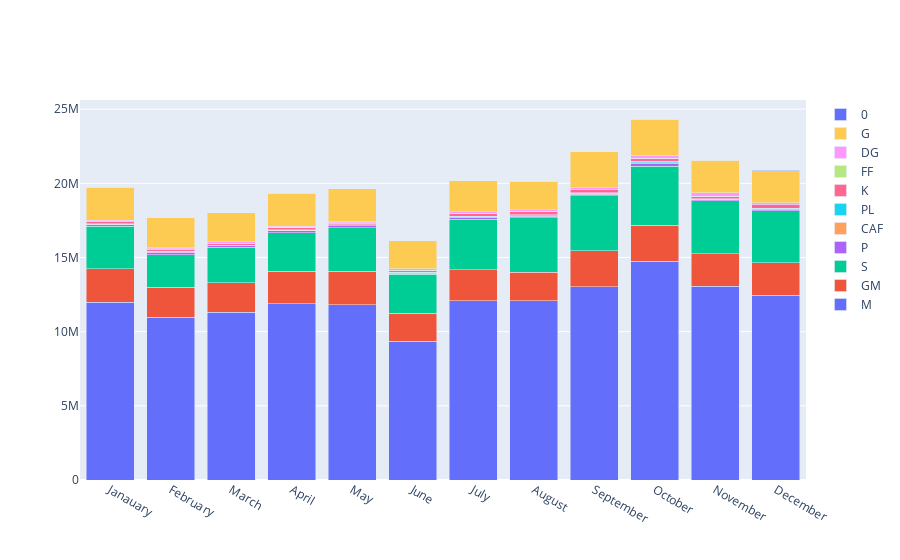

The notebook cell saved with this chart:
### Markdown cell above
## Monthly behaviour in BOUFARIK

### Code cell
month_seas=miniData.groupby(["MONTH","PARTNERCATEGORY_CODE"]).sum().dropna()["TURNOVER"].reset_index()
classes = miniData["PARTNERCATEGORY_CODE"].drop_duplicates().tolist()
data = [month_seas[month_seas["PARTNERCATEGORY_CODE"].str.match(classe)].groupby("MONTH").sum() for classe in classes]

fig = go.Figure(data=[ go.Bar(name=classes[i], x=data[i].index, y=data[i]["TURNOVER"].tolist()) for i in range(len(classes)) ])
# Change the bar mode
fig.update_layout(barmode='stack')
fig.show()

### Figure 1 — Plotly figure (JSON) as saved in the notebook; plotly's stock layout.template omitted (floating-point values rounded to 4 significant figures)
{"data": [{"name": "M", "type": "bar", "x": ["Janauary", "February", "March", "April", "May", "June", "July", "August", "September", "October", "November", "December"], "y": [12000000.0, 10980000.0, 11320000.0, 11880000.0, 11830000.0, 9355000.0, 12090000.0, 12080000.0, 13040000.0, 14740000.0, 13070000.0, 12470000.0]}, {"name": "GM", "type": "bar", "x": ["Janauary", "February", "March", "April", "May", "June", "July", "August", "September", "October", "November", "December"], "y": [2241000.0, 1998000.0, 1967000.0, 2208000.0, 2237000.0, 1875000.0, 2083000.0, 1927000.0, 2408000.0, 2434000.0, 2181000.0, 2180000.0]}, {"name": "S", "type": "bar", "x": ["Janauary", "February", "March", "April", "May", "June", "July", "August", "September", "October", "November", "December"], "y": [2876000.0, 2218000.0, 2395000.0, 2579000.0, 2941000.0, 2633000.0, 3391000.0, 3662000.0, 3718000.0, 3994000.0, 3561000.0, 3511000.0]}, {"name": "P", "type": "bar", "x": ["Janauary", "February", "March", "April", "May", "June", "July", "August", "September", "October", "November", "December"], "y": [116200.0, 163300.0, 98270.0, 133800.0, 119100.0, 85960.0, 125600.0, 118200.0, 108200.0, 138500.0, 91800.0, 103500.0]}, {"name": "CAF", "type": "bar", "x": ["Janauary", "February", "March", "April", "May", "June", "July", "August", "September", "October", "November", "December"], "y": [11712, 10656, 14550.0, 30180, 28390.0, 26210.0, 54340.0, 37122, 50650.0, 90240.0, 21650.0, 23544]}, {"name": "PL", "type": "bar", "x": ["Janauary", "February", "March", "April", "May", "June", "July", "August", "September", "October", "November", "December"], "y": [32670.0, 36950.0, 32130.0, 31650.0, 44940.0, 30830.0, 37850.0, 59250.0, 48430.0, 77680.0, 37220.0, 33300.0]}, {"name": "K", "type": "bar", "x": ["Janauary", "February", "March", "April", "May", "June", "July", "August", "September", "October", "November", "December"], "y": [115900.0, 144900.0, 110900.0, 144300.0, 125200.0, 142600.0, 189300.0, 221400.0, 191900.0, 208100.0, 169600.0, 232600.0]}, {"name": "FF", "type": "bar", "x": ["Janauary", "February", "March", "April", "May", "June", "July", "August", "September", "October", "November", "December"], "y": [24468, 23814, 19280.0, 18130.0, 16430.0, 3510, 13764, 5417.0, 2232, 6180, 6125.0, 4536]}, {"name": "DG", "type": "bar", "x": ["Janauary", "February", "March", "April", "May", "June", "July", "August", "September", "October", "November", "December"], "y": [81300, 88740, 87240, 95832, 54648, 89580, 100320, 101400, 141960, 197580, 226860, 119160]}, {"name": "G", "type": "bar", "x": ["Janauary", "February", "March", "April", "May", "June", "July", "August", "September", "October", "November", "December"], "y": [2250000.0, 1998000.0, 1967000.0, 2208000.0, 2237000.0, 1875000.0, 2083000.0, 1927000.0, 2408000.0, 2434000.0, 2181000.0, 2188000.0]}, {"name": "0", "type": "bar", "x": ["Janauary", "February", "March", "April", "May", "June", "July", "August", "September", "October", "November", "December"], "y": [0, 0, 0, 0, 0, 0, 0, 0, 11820.0, 18216, 10620, 23930.0]}], "layout": {"barmode": "stack"}}
